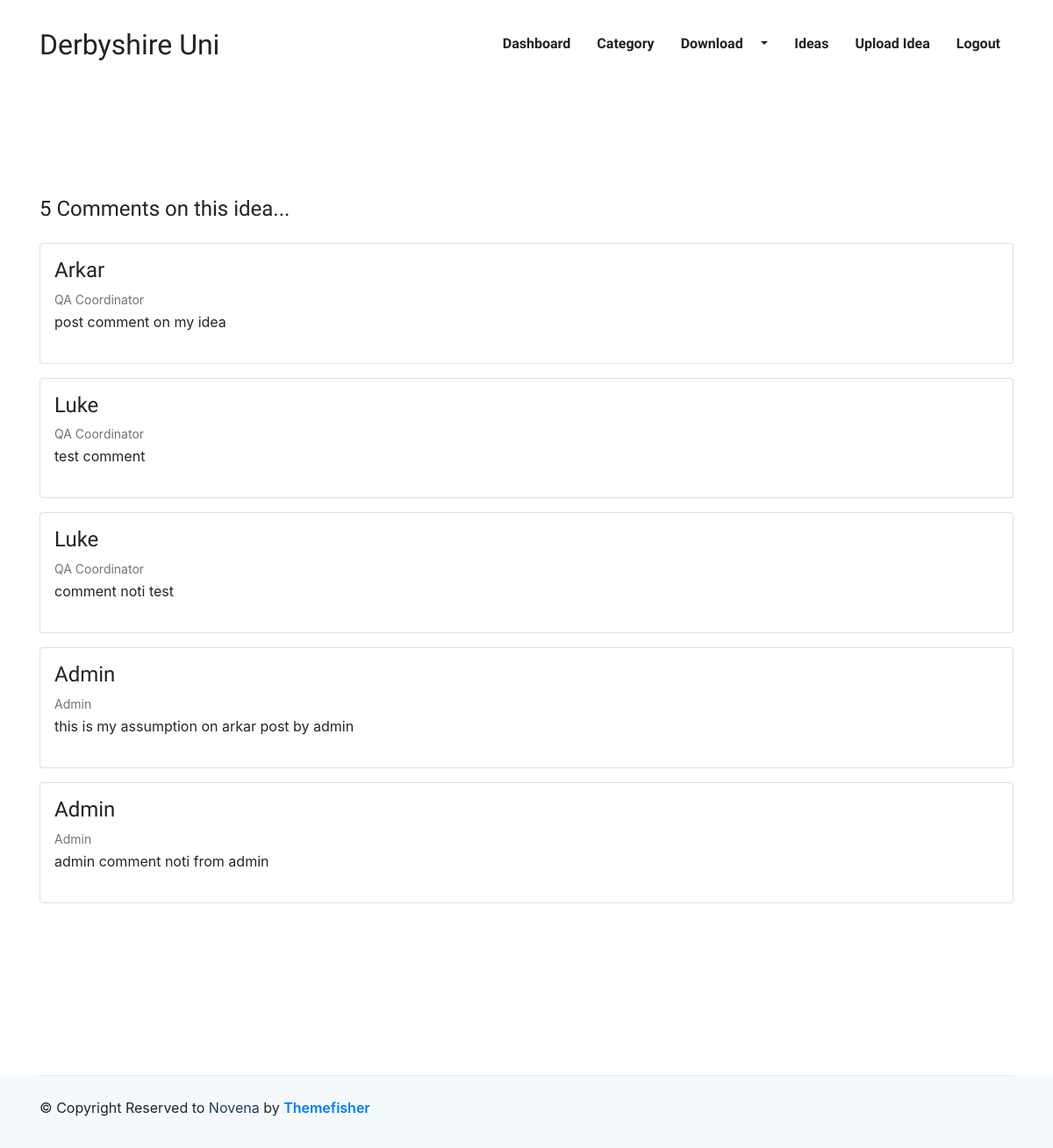
The page /EWSDProject/comment_detail.php?ideaIdToComment=26 (signed in) on the database its author committed.
### tables this page shows
CREATE TABLE `comment` (
  `commentId` int(11) NOT NULL,
  `comment` text,
  `ideaId` int(11) DEFAULT NULL,
  `adminId` int(11) DEFAULT NULL,
  `qamId` int(11) DEFAULT NULL,
  `qacId` int(11) DEFAULT NULL,
  `staffId` int(11) DEFAULT NULL
);

CREATE TABLE `qac` (
  `qacId` int(11) NOT NULL,
  `qacName` varchar(30) DEFAULT NULL,
  `qacPhone` varchar(22) DEFAULT NULL,
  `qacEmail` varchar(50) DEFAULT NULL,
  `qacPassword` text,
  `qacAddress` text,
  `status` tinyint(1) DEFAULT NULL,
  `deptId` int(11) DEFAULT NULL
);

### EWSDProject/comment_detail.php (the view, shortened to what this page needs)
<?php
include "header.php";
if (isset($_REQUEST['ideaIdToComment'])) {
    $ideaIdToComment = $_REQUEST['ideaIdToComment'];
    $comment_count = "SELECT * FROM comment WHERE ideaid=:ideaid ";
    $comment_counts = $conn->prepare($comment_count);
    $comment_counts->bindParam(":ideaid", $ideaIdToComment);
    $comment_counts->execute();
    $total_comment = $comment_counts->rowCount();
}
?>
<section class="section blog-wrap">
    <div class="container">
        <div class="row">
            <div class="col-lg-12">
                <div class="comment-area mt-4 mb-5">
                    <h4 class="mb-4"><?php echo $total_comment; ?> Comments on this idea... </h4>
                    <div>
                        <?php
                        $selectcomment = $conn->prepare("SELECT * FROM comment WHERE ideaid=$ideaIdToComment");
                        $selectcomment->execute();
                        $dataofcommentall = $selectcomment->fetchAll(PDO::FETCH_ASSOC);
                        foreach ($dataofcommentall as $data) {
                            $myadminId = $data['adminId'];
                            $myqacId = $data['qacId'];
                            $mycommentId = $data['commentId'];
                            if ($data['adminId'] != 0) {
                                $selectcommentstmt = $conn->prepare("SELECT * from comment c,admin a where c.adminId=a.adminId and c.ideaId=$ideaIdToComment and c.adminId=$myadminId and c.commentId=$mycommentId");
                                $selectcommentstmt->execute();
                                $dataofcomment = $selectcommentstmt->fetch(PDO::FETCH_ASSOC);
                                $authorname = $dataofcomment['adminName'];
                                $comment = $dataofcomment['comment'];
                                echo "
                                            <div class='card mb-3 p-3'>
                                            <b><h4>$authorname</h4></b>
                                            <span class='text-muted'>Admin</span>
                                            <p>$comment</p>
                                        </div>
                                                ";
                            }
                            if ($data['qacId'] != 0) {
                                $selectcommentstmt = $conn->prepare("SELECT * from comment c,qac qc where c.qacId=qc.qacId and c.ideaId=$ideaIdToComment and c.qacId=$myqacId and c.commentId=$mycommentId");
                                $selectcommentstmt->execute();
                                $dataofcomment = $selectcommentstmt->fetch(PDO::FETCH_ASSOC);
                                $authorname = $dataofcomment['qacName'];
                                $comment = $dataofcomment['comment'];
                                echo "
                                            <div class='card mb-3 p-3'>
                                            <b><h4>$authorname</h4></b>
                                            <span class='text-muted'>QA Coordinator</span>
                                            <p>$comment</p>
                                        </div>
                                                ";
                            }
                        }
                        ?>
                    </div>
                </div>
            </div>
        </div>
    </div>
</section>
<?php
include "footer.php";
?>

### EWSDProject/css/style.css (style rules this page uses)
html { overflow-x: hidden; }
body { line-height: 1.6; font-family: "Roboto", sans-serif; -webkit-font-smoothing: antialiased; font-size: 16px; color: #6F8BA4; font-weight: 400; }
h1, .h1, h2, .h2, h3, .h3, h4, .h4, h5, .h5, h6, .h6 { font-family: "Exo", sans-serif; font-weight: 700; color: #222; }
h4, .h4 { font-size: 1.3rem; line-height: 30px; }
p { line-height: 30px; }
.section { padding: 100px 0; }
.comment-area span { font-size: 14px; }

### rows shown on the page
comment: qacId.qacName "Arkar", comment "post comment on my idea"
comment: qacId.qacName "Luke", comment "test comment"
comment: qacId.qacName "Luke", comment "comment noti test"
comment: adminId.adminName "Admin", comment "this is my assumption on arkar post by admin"
comment: adminId.adminName "Admin", comment "admin comment noti from admin"

### other values the page prints
$total_comment "5"
